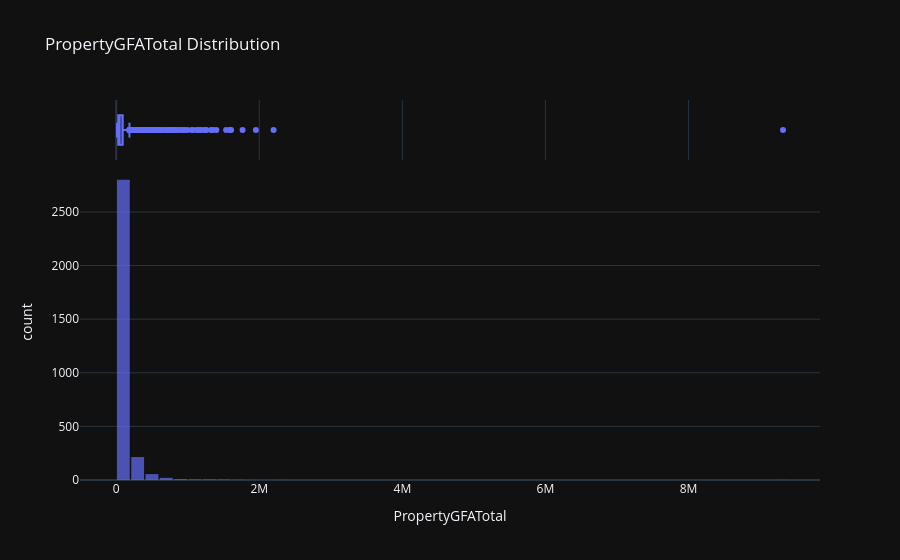

The notebook cell this image was saved under:
### Code cell
# let's plot the distribution with interactivity
interactive_distribution(df=df_compliant_filtered, col='PropertyGFATotal')

### Figure 1 — Plotly figure (JSON) as saved in the notebook; plotly's stock layout.template omitted (floating-point values rounded to 4 significant figures; data arrays with more than 128 entries replaced by an {"elided": "..."} marker saying what was removed)
{"data": [{"bingroup": "x", "hovertemplate": "PropertyGFATotal=%{x}<br>count=%{y}<extra></extra>", "legendgroup": "", "marker": {"color": "#636efa", "opacity": 0.7, "pattern": {"shape": ""}}, "name": "", "nbinsx": 50, "orientation": "v", "showlegend": false, "x": {"elided": "3116 int values"}, "xaxis": "x", "yaxis": "y", "type": "histogram"}, {"hovertemplate": "PropertyGFATotal=%{x}<extra></extra>", "legendgroup": "", "marker": {"color": "#636efa"}, "name": "", "notched": true, "showlegend": false, "x": {"elided": "3116 int values"}, "xaxis": "x2", "yaxis": "y2", "type": "box"}], "layout": {"xaxis": {"anchor": "y", "domain": [0.0, 1.0], "title": {"text": "PropertyGFATotal"}}, "yaxis": {"anchor": "x", "domain": [0.0, 0.8316], "title": {"text": "count"}}, "xaxis2": {"anchor": "y2", "domain": [0.0, 1.0], "matches": "x", "showticklabels": false, "showgrid": true}, "yaxis2": {"anchor": "x2", "domain": [0.8416, 1.0], "matches": "y2", "showticklabels": false, "showline": false, "ticks": "", "showgrid": false}, "legend": {"tracegroupgap": 0}, "title": {"text": "PropertyGFATotal Distribution"}, "barmode": "relative", "bargap": 0.1}}
